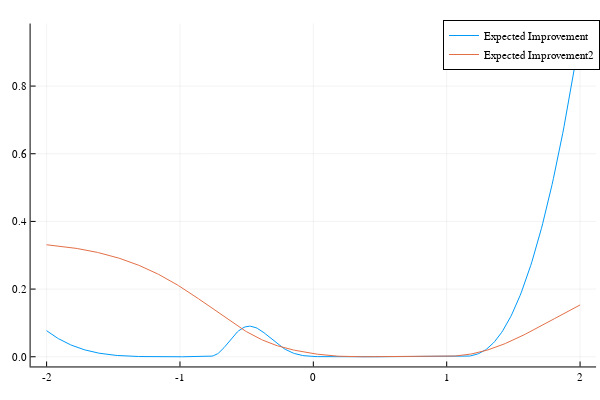

The cell this chart's notebook holds for it:
### Code cell
plot(domain, EIx, label="Expected Improvement")
plot!(domain, EIx2, label="Expected Improvement2")

### Figure 1 — Plotly figure (JSON) as saved in the notebook; plotly's stock layout.template omitted (floating-point values rounded to 4 significant figures; data arrays with more than 128 entries replaced by an {"elided": "..."} marker saying what was removed)
{"data": [{"colorbar": {"len": 0.9525, "title": {"text": ""}, "x": 0.9934, "y": 0.5139}, "legendgroup": "Expected Improvement", "line": {"color": "rgba(0, 154, 250, 1.000)", "dash": "solid", "shape": "linear", "width": 1}, "mode": "lines", "name": "Expected Improvement", "showlegend": true, "type": "scatter", "x": {"elided": "401 float values"}, "xaxis": "x", "y": {"elided": "401 float values"}, "yaxis": "y"}, {"colorbar": {"len": 0.9525, "title": {"text": ""}, "x": 0.9934, "y": 0.5139}, "legendgroup": "Expected Improvement2", "line": {"color": "rgba(227, 111, 71, 1.000)", "dash": "solid", "shape": "linear", "width": 1}, "mode": "lines", "name": "Expected Improvement2", "showlegend": true, "type": "scatter", "x": {"elided": "401 float values"}, "xaxis": "x", "y": {"elided": "401 float values"}, "yaxis": "y"}], "layout": {"annotations": [], "height": 400, "legend": {"bgcolor": "rgba(255, 255, 255, 1.000)", "bordercolor": "rgba(0, 0, 0, 1)", "borderwidth": 1, "font": {"color": "rgba(0, 0, 0, 1)", "family": "sans-serif", "size": 11}, "title": {"font": {"color": "rgba(0, 0, 0, 1)", "family": "sans-serif", "size": 15}, "text": ""}, "tracegroupgap": 0, "traceorder": "normal", "x": 1, "xanchor": "auto", "y": 1, "yanchor": "auto"}, "margin": {"b": 20, "l": 0, "r": 0, "t": 20}, "paper_bgcolor": "rgba(255, 255, 255, 1.000)", "plot_bgcolor": "rgba(255, 255, 255, 1.000)", "showlegend": true, "width": 600, "xaxis": {"anchor": "y", "domain": [0.05101, 0.9934], "gridcolor": "rgba(0, 0, 0, 0.1)", "gridwidth": 0.5, "linecolor": "rgba(0, 0, 0, 1)", "mirror": false, "range": [-2.12, 2.12], "showgrid": true, "showline": true, "showticklabels": true, "tickangle": 0, "tickcolor": "rgb(0, 0, 0)", "tickfont": {"color": "rgba(0, 0, 0, 1)", "family": "sans-serif", "size": 11}, "tickmode": "array", "ticks": "inside", "ticktext": ["-2", "-1", "0", "1", "2"], "tickvals": [-2, -1, 0, 1, 2], "title": {"font": {"color": "rgba(0, 0, 0, 1)", "family": "sans-serif", "size": 15}, "text": ""}, "type": "linear", "visible": true, "zeroline": false, "zerolinecolor": "rgba(0, 0, 0, 1)"}, "yaxis": {"anchor": "x", "domain": [0.03762, 0.9902], "gridcolor": "rgba(0, 0, 0, 0.1)", "gridwidth": 0.5, "linecolor": "rgba(0, 0, 0, 1)", "mirror": false, "range": [-0.02868, 0.9848], "showgrid": true, "showline": true, "showticklabels": true, "tickangle": 0, "tickcolor": "rgb(0, 0, 0)", "tickfont": {"color": "rgba(0, 0, 0, 1)", "family": "sans-serif", "size": 11}, "tickmode": "array", "ticks": "inside", "ticktext": ["0.0", "0.2", "0.4", "0.6", "0.8"], "tickvals": [0, 0.2, 0.4, 0.6, 0.8], "title": {"font": {"color": "rgba(0, 0, 0, 1)", "family": "sans-serif", "size": 15}, "text": ""}, "type": "linear", "visible": true, "zeroline": false, "zerolinecolor": "rgba(0, 0, 0, 1)"}}}
